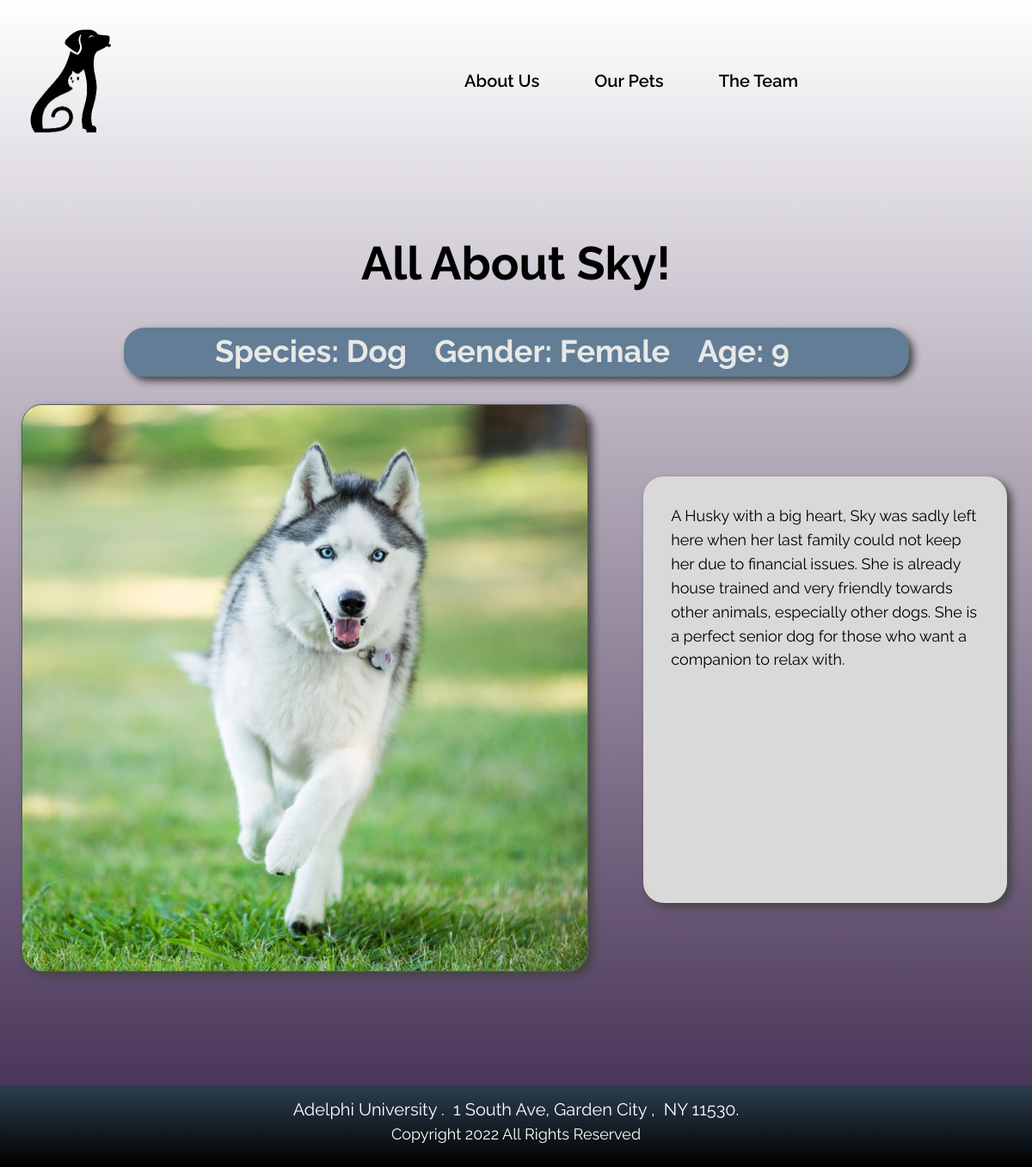
Screenshot of /php/pet.php?id=2 with the database file from the repository.
### tables this page shows
CREATE TABLE `animalBI` (
  `id` int(3) NOT NULL,
  `name` varchar(50) NOT NULL,
  `sp_name` varchar(50) NOT NULL,
  `gender` varchar(1) NOT NULL CHECK (`gender` in ('F','M')),
  `age` int(3) NOT NULL CHECK (`age` > 0),
  `ad_sts` varchar(50) NOT NULL DEFAULT 'waiting',
  `descrip` varchar(1000) NOT NULL,
  `img` varchar(100) NOT NULL
);

### php/pet.php (the view, shortened to what this page needs)
<!DOCTYPE html>
<html lang="en">
  <head>
    <link rel="stylesheet" href="../html/css/style.css" />
  </head>
  <body>
    <div>
      <link href="../html/css/pet.css" rel="stylesheet" />
      <div class="pet-container">
        <div class="pet-navigation-bar">
          <a href="../index.html" class="pet-navlink">
            <img
              alt="logo"
              src="../image/icon.ico"
              loading="eager"
              class="pet-logo"
            />
          </a>
          <div class="pet-links">
            <a href="../html/about.html" class="pet-about-us">About Us</a>
            <a href="search.php" class="pet-our-pets">Our Pets</a>
            <a href="../html/team.html" class="pet-the-team">The Team</a>
          </div>
        </div>
        <div class="pet-container1">
          <p><?php
          $servername = "localhost";
          $username = "root";
          $password = "";
          $dbname = "animal_adopt";
          $conn = new mysqli($servername, $username, $password, $dbname);
          $id = $_GET['id'];
          $sql = "SELECT * FROM animalBI WHERE id = " . $id;
          $result = $conn->query($sql);
          if ($result -> num_rows > 0) {
              while($row = $result -> fetch_assoc()) {
                if ($row["gender"] == "M"){
                  $gender = "Male";
                }
                else if ($row["gender"] == "F"){
                  $gender = "Female";
                }
                echo '<h1 class="pet-text">All About ' . $row["name"] . '!</h1>
                <div class="pet-container2">
                  <h1 class="pet-sp">Species: ' . ucfirst($row["sp_name"]) . '</h1>
                  <h1 class="pet-gender">Gender: ' . $gender . '</h1>
                  <h1 class="pet-age">Age: ' . $row["age"] . '</h1>
                </div>
                <div class="pet-container3">
                  <img
                    alt="image"
                    src="../image/' . $row["img"] . '"
                    class="pet-image"
                  />
                  <div class="pet-container4">
                  <div class="pet-container5"><span>' . $row["descrip"] . '</span></div>';
                }
              }
              ?></p>
            </div>
          </div>
        </div>
        <div class="pet-footer">
          <span class="pet-address">
            <span class="pet-text2">
              Adelphi University .&nbsp; 1 South Ave, Garden City ,&nbsp; NY
              11530.
            </span>
            <br />
          </span>
          <span class="pet-copyright">
            <span class="pet-text4">Copyright 2022 All Rights Reserved</span>
            <br />
          </span>
        </div>
  </body>
</html>

### html/css/style.css (style rules this page uses)
:root { --dl-color-gray-500: #595959; --dl-color-gray-700: #999999; --dl-color-gray-900: #D9D9D9; --dl-color-danger-300: #A22020; --dl-color-danger-500: #BF2626; --dl-color-danger-700: #E14747; --dl-color-gray-black: #000000; --dl-color-gray-white: #FFFFFF; --dl-color-primary-p4: #7e979bff; --dl-color-primary-p8: #a45a6bff; --dl-color-primary-p9: #747895ff; --dl-space-space-unit: 8px; --dl-color-primary-900: #add4d1ff; --dl-color-primary-p10: #ede2d8ff; --dl-color-primary-p11: #ad7656ff; --dl-color-primary-p12: #001b39ff; --dl-color-primary-p13: #bdabcaff; --dl-color-primary-p21: #637776ff; --dl-color-primary-p81: #6d3737ff; --dl-color-primary-p82: #d8b59cff; --dl-color-success-300: #199033; --dl-color-success-500: #32A94C; --dl-color-success-700: #4CC366; --dl-radius-radius-round: 50%; --dl-size-size-maxcontent: 1414px; --dl-space-space-halfunit: 4px; --dl-space-space-tenunits: 80px; --dl-radius-radius-radius2: 2px; --dl-radius-radius-radius4: 4px; --dl-radius-radius-radius8: 8px; --dl-space-space-fiveunits: 40px; --dl-space-space-fourunits: 32px; --dl-color-primary-palette1: #627d95ff; --dl-color-primary-palette3: #5a7482ff; --dl-radius-radius-radius24: 24px; --dl-space-space-doubleunit: 16px; --dl-space-space-tripleunit: 24px; --dl-color-primary-pallette5: #dfddceff; }

### php/pet.php (style rules this page uses)
html { line-height: 1.15; }
body { margin: 0; }
* { box-sizing: border-box; border-width: 0; border-style: solid; }
p,li,ul,pre,div,h1,h2,h3,h4,h5,h6,figure,blockquote,figcaption { margin: 0; padding: 0; }
a { color: inherit; text-decoration: inherit; }
img { display: block; }
html { scroll-behavior: smooth }
html { font-family: Raleway; font-size: 18px; }
body { font-weight: 400; font-style:normal; text-decoration: none; text-transform: none; letter-spacing: normal; line-height: 1.55; color: var(--dl-color-gray-black); background-color: var(--dl-color-gray-white); }
html { scroll-behavior: smooth; }

### rows the page displays
animalbi: name "Sky", sp_name "Dog", gender "Female", age "9", img (picture), descrip "A Husky with a big heart, Sky was sadly left here when her last family could not keep her due to financial issues. She is already house trained and very friendly towards other animals, especially other dogs. She is a perfect senior dog for those who want a companion to relax with."
